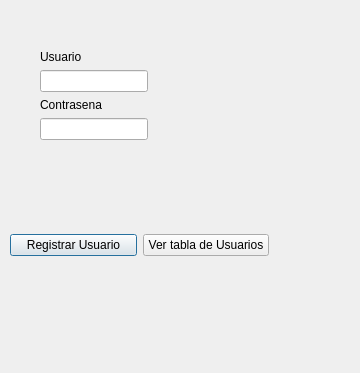
<?xml version="1.0" encoding="UTF-8"?>
<ui version="4.0">
 <class>Dialog</class>
 <widget class="QDialog" name="Dialog">
  <property name="geometry">
   <rect>
    <x>0</x>
    <y>0</y>
    <width>360</width>
    <height>373</height>
   </rect>
  </property>
  <property name="windowTitle">
   <string>Registrar Usuarios</string>
  </property>
  <widget class="QWidget" name="layoutWidget">
   <property name="geometry">
    <rect>
     <x>40</x>
     <y>50</y>
     <width>221</width>
     <height>171</height>
    </rect>
   </property>
   <layout class="QFormLayout" name="formLayout">
    <item row="0" column="0">
     <widget class="QLabel" name="label">
      <property name="text">
       <string>Usuario</string>
      </property>
     </widget>
    </item>
    <item row="1" column="0">
     <widget class="QLineEdit" name="Usuario"/>
    </item>
    <item row="2" column="0">
     <widget class="QLabel" name="label_2">
      <property name="text">
       <string>Contrasena</string>
      </property>
     </widget>
    </item>
    <item row="3" column="0">
     <widget class="QLineEdit" name="Contrasena"/>
    </item>
   </layout>
  </widget>
  <widget class="QWidget" name="layoutWidget">
   <property name="geometry">
    <rect>
     <x>10</x>
     <y>230</y>
     <width>259</width>
     <height>30</height>
    </rect>
   </property>
   <layout class="QHBoxLayout" name="horizontalLayout">
    <item>
     <widget class="QPushButton" name="Registrar">
      <property name="text">
       <string>Registrar Usuario</string>
      </property>
     </widget>
    </item>
    <item>
     <widget class="QPushButton" name="Ver">
      <property name="text">
       <string>Ver tabla de Usuarios</string>
      </property>
     </widget>
    </item>
   </layout>
  </widget>
 </widget>
 <resources/>
 <connections/>
</ui>
